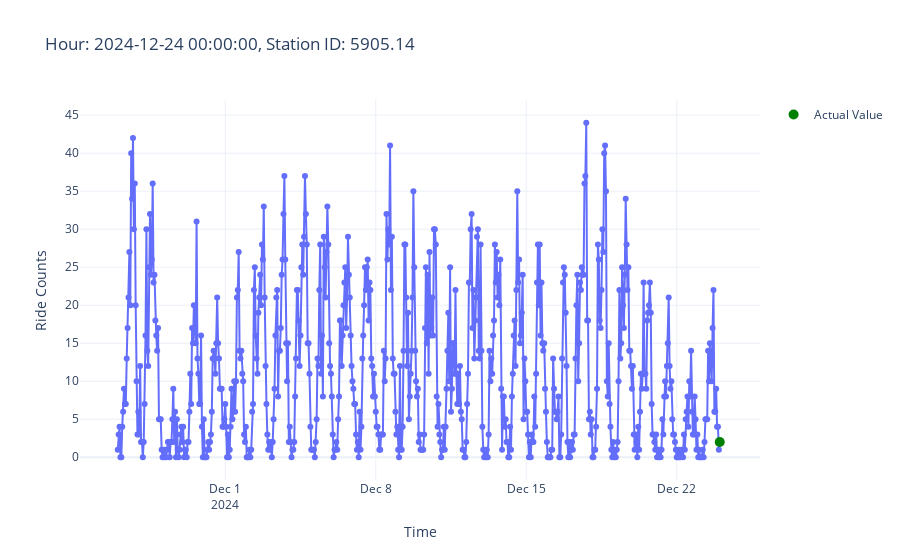

Notebook code for this chart:
### Code cell
from src.plot_utils import plot_aggregated_time_series

plot_aggregated_time_series(features, targets, row_id=330)

### Figure 1 — Plotly figure (JSON) as saved in the notebook; plotly's stock layout.template omitted (floating-point values rounded to 4 significant figures; data arrays with more than 128 entries replaced by an {"elided": "..."} marker saying what was removed)
{"data": [{"hovertemplate": "Time=%{x}<br>Ride Counts=%{y}<extra></extra>", "legendgroup": "", "line": {"color": "#636efa", "dash": "solid"}, "marker": {"symbol": "circle"}, "mode": "lines+markers", "name": "", "orientation": "v", "showlegend": false, "type": "scatter", "x": {"elided": "673 str values"}, "xaxis": "x", "y": {"elided": "673 int values"}, "yaxis": "y"}, {"line": {"color": "green"}, "marker": {"size": 10}, "mode": "markers", "name": "Actual Value", "type": "scatter", "x": ["2024-12-24T00:00:00"], "y": [2]}], "layout": {"legend": {"tracegroupgap": 0}, "title": {"text": "Hour: 2024-12-24 00:00:00, Station ID: 5905.14"}, "xaxis": {"anchor": "y", "domain": [0, 1], "title": {"text": "Time"}}, "yaxis": {"anchor": "x", "domain": [0, 1], "title": {"text": "Ride Counts"}}}}
